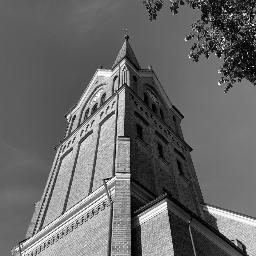
%> input picture w2/img_grey.jpg, 256 x 256 px
$ octave week2.m   (GNU Octave 9; MATLAB toolbox functions it lacks are replaced by stand-ins)
%> lines starting %> are read from the running program, lines starting %| are printed output that depends on the picture; in (x1, y1, x2, y2) boxes, pixels count from 0 and x2, y2 are one past the last pixel; in counts of white or black regions, pixels touching at a corner belong together; the program's own positions count from 1
### w2/f_histogram.m
%% Function for image histogram calculation

function [img_histogram] = f_histogram (img)
    %% Histogram calculation
    % Check the size of the image
    [M, N] = size(img);
    % Initialize the histogram array with 256 bins for grayscale intensities
    img_histogram = zeros(1, 256);
    % For each element in image add +1 to the corresponding value in the histogram
    for i = 1:M
        for j = 1:N
            img_histogram(img(i,j) + 1) = img_histogram(img(i,j) + 1) + 1;
        end
    end
end

### w2/f_normalization.m
%% Function for Image Normalization

function [normalized] = f_normalization (img)
    % Find the maximum and minimum pixel values in the image
    max_value = max(img, [], 'all');
    min_value = min(img, [], 'all');

    % Initialize the normalized parameter for the loop
    normalized = img;

    % Normalize image
    for i = 1:max_value
        normalized(i) = round((255 * (img(i) - min_value) ) / ( max_value - min_value));
    end
end

### w2/f_equalization.m
%% Function for image equalization

function [floored, equalized] = f_equalization (img, m)
    % Get image dimensions
    [M, N] = size(img);

    %% Calculate Histogram
    img_histogram = f_histogram(img);

    %% Calculate Normalized Histogram (Probability)
    P = img_histogram/(M*N);

    %% Calculate Cumulative Probability (CP)
    % CP calculation (manual, instead of cumsum)
    CP_manual = zeros(1, 256);
    CP_manual(1) = P(1);
    for i = 2:256
        CP_manual(i) = CP_manual(i-1) + P(i);
    end

    % Ensure the last element of CP is exactly 1
    CP_manual(end) = 1;

    %% Multiply CP for the m-bit system
    % Value, dependent on number of bits m
    n = (2.^m)-1;
    % Multiply
    CPn = n*CP_manual;

    %% Floor multiplied CP
    floored = floor(CPn);

    %% Equalization
    equalized = zeros(M, N, 'uint8');
    for i = 1:M
        for j = 1:N
            equalized(i, j) = floored(img(i, j) + 1);
        end
    end
end

### w2/f_segmentation.m
%% Function for image segmentation

function [segmented] = f_segmentation(img)

segmented = img;
% Initialize cutoff points: 1-78, 79-125, 126-255
first_point = 78;
second_point = 125;
% Segment image into 3 parts
segmented(img < first_point) = 0;
segmented(first_point <= img & img < second_point) = 128;
segmented(img >= second_point) = 255;
% Save the result
imwrite(segmented, "segmented.png")

end

### w2/week2.m
% Calculate the image histogram.
% Based on the image histogram see if you can segment your image to at least 3 segments.
% Normalize your image.
% Apply histogram equalization on your image.


%% Read the original image
img = imread('img_grey.jpg');
%> img is the input picture: size 256x256 uint8; min 0, max 255, mean 103.9
% Number of bits in image
m = 8;

%% Calculate the image histogram
img_histogram = f_histogram(img);
%> after the loop in f_histogram, `for i = 1:M`: img_histogram = 256 values, max 1701 at index 94, min 0 at index 256, mean 256
% Create a figure for the histogram
fig = figure('visible', 'off');
bar(0:255, img_histogram);
xlabel('Intensity Value');
ylabel('Frequency');
title('Image Histogram');
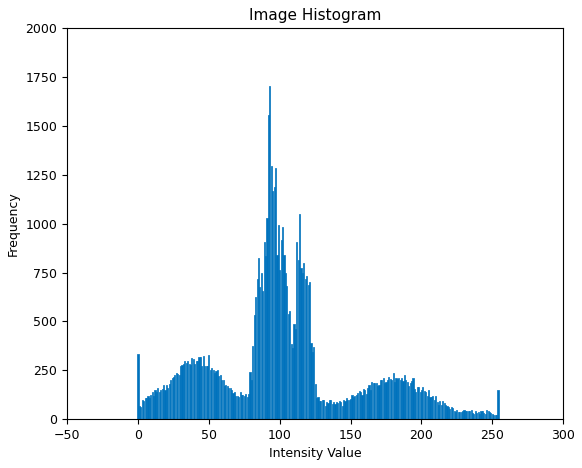
%> figure redrawn from the program's plot data; tallest bar 1701 high, from x = 92.6 to 93.4
% Save the figure as an image
saveas(fig, 'histogram.png');
% Close the figure
close(fig);

%% Normalize the image
normalized = f_normalization (img);
%> in f_normalization, `max_value = max(img, [], 'all');`: max_value = 255
%> in f_normalization, `min_value = min(img, [], 'all');`: min_value = 0
%> after the loop in f_normalization, `for i = 1:max_value`:
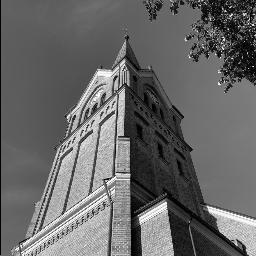
%> normalized: size 256x256 uint8; 0.39% of pixels changed, all inside (x1, y1, x2, y2) = (0, 0, 1, 255)
% Save the result
imwrite(normalized, "normalized.png")
% Calculate the difference
normalized_difference = abs(normalized - img);
%> normalized_difference: size 256x256 uint8; every value is 0
imwrite(normalized_difference, "normalized_difference.png");

%% Apply histogram equalization on the image
[~, equalized] = f_equalization (img, m);
%> in f_equalization, `P = img_histogram/(M*N);`: P = 256 values, max 0.026 at index 94, min 0 at index 256, mean 0.00391
%> after the loop in f_equalization, `for i = 2:256`: CP_manual = 256 values from 0.00511 to 1
%> in f_equalization, `CPn = n*CP_manual;`: CPn = 256 values from 1.3 to 255
%> in f_equalization, `floored = floor(CPn);`: floored = 256 values from 1 to 255
%> after the loop in f_equalization, `for i = 1:M`:
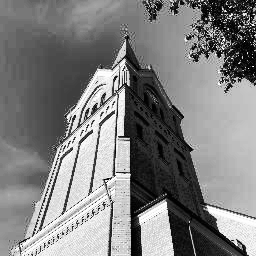
%> equalized: size 256x256 uint8; min 1, max 255, mean 128.1
% Save the result
imwrite(equalized, "equalized.png")
% Calculate the difference
equalized_difference = abs(equalized - img);
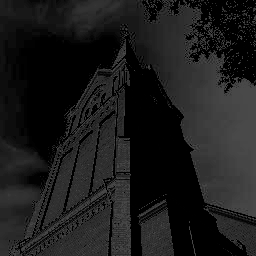
%> equalized_difference: size 256x256 uint8; min 0, max 73, mean 27.4
imwrite(equalized_difference, "equalized_difference.png")

%% Apply image segmentation
segmented = f_segmentation(img);
%> in f_segmentation, `segmented(img < first_point) = 0;`:
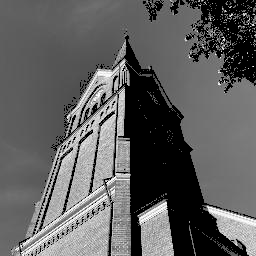
%> segmented: size 256x256 uint8; min 0, max 255, mean 94.5
%> in f_segmentation, `segmented(first_point <= img & img < second_point) = 128;`:
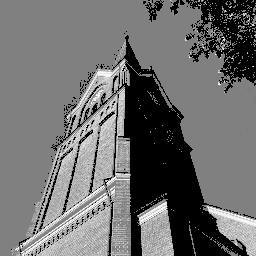
%> segmented: size 256x256 uint8; min 0, max 255, mean 109.2
%> in f_segmentation, `segmented(img >= second_point) = 255;`:
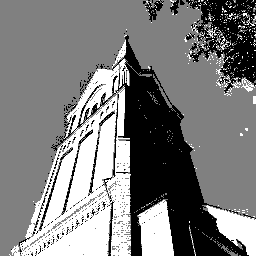
%> segmented: size 256x256 uint8; min 0, max 255, mean 126
